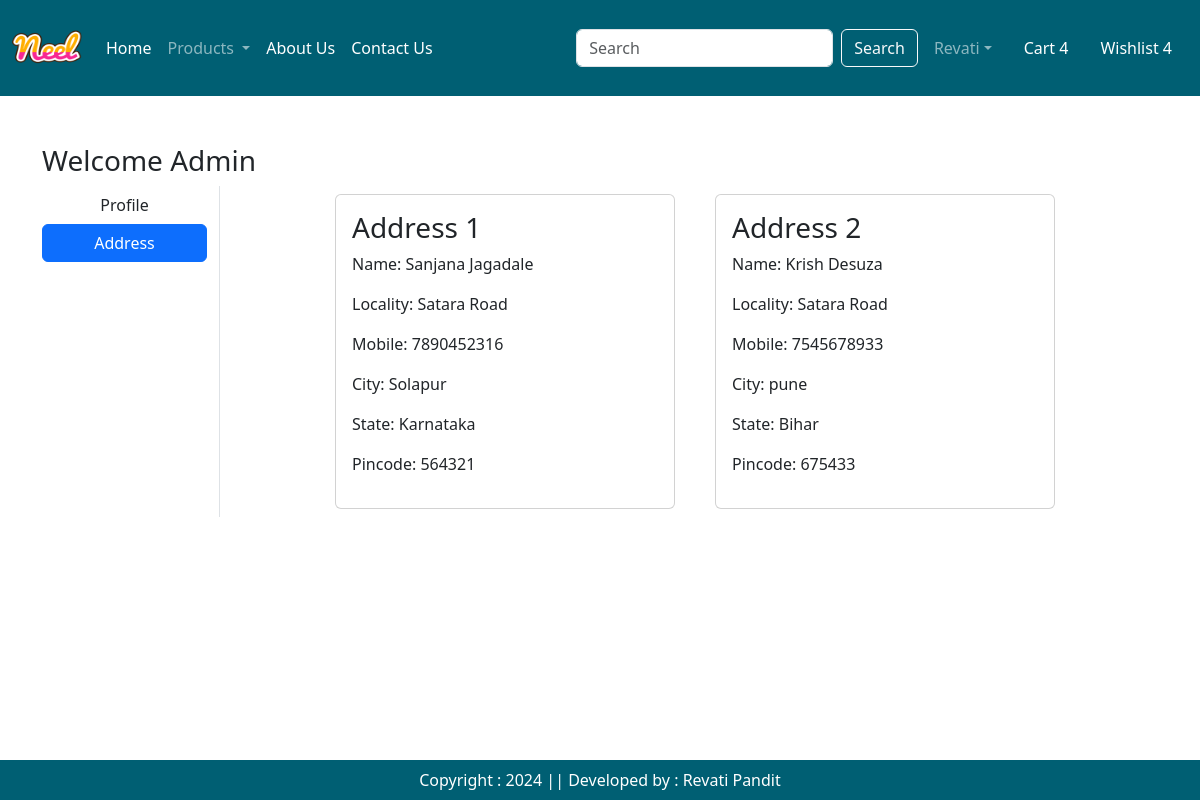
The page /address/ (signed in) on the database its author committed.
### app/models.py (models this page shows, shortened)
class Customer(models.Model):
    user = models.ForeignKey(User,on_delete=models.CASCADE)
    name = models.CharField(max_length=200)
    locality = models.CharField(max_length=200)
    city = models.CharField(max_length=50)
    mobile = models.IntegerField(default=0)
    zipcode = models.IntegerField()
    state = models.CharField(choices=STATE_CHOICES,max_length=100)

### app/views.py (the view)
# urls.py: path('address/', views.address, name='address'),
def address(request):
    add = Customer.objects.filter(user=request.user)
    return render(request, 'app/address.html',locals())

### app/templates/app/address.html (shortened to what this page needs)
{% extends 'app/base.html' %}
{% load static %}
{% block main-content %}
<div class="container my-5">
    <div class="row">
        <h3>Welcome <span class="text-capitalize">{{ request.user.username }}</span></h3>
        <div class="col-sm-2 border-end">
            <ul class="list-unstyled">
                <li class="d-grid"><a href="{% url 'profile' %}" class="btn ">Profile</a></li>
                <li class="d-grid"><a href="{% url 'address' %}" class="btn btn-primary">Address</a></li>
            </ul>
        </div>
        <div class="col-sm-8 offset-sm-1">
            <div class="row">
                {% for ad in add %}
                <div class="col-sm-6">
                    <div class="card m-2">
                        <div class="card-body">
                            <h3>Address {{ forloop.counter }}</h3>
                            <p>Name: {{ ad.name }}</p>
                            <p>Locality: {{ ad.locality }}</p>
                            <p>Mobile: {{ ad.mobile }}</p>
                            <p>City: {{ ad.city }}</p>
                            <p>State: {{ ad.state }}</p>
                            <p>Pincode: {{ ad.zipcode }}</p>
                        </div>
                    </div>
                </div>
                {% endfor %}
            </div>
        </div>
    </div>
</div>
{% endblock main-content %}

### rows shown on the page
Customer: name "Sanjana Jagadale", locality "Satara Road", mobile "7890452316", city "Solapur", state "Karnataka", zipcode "564321"
Customer: name "Krish Desuza", locality "Satara Road", mobile "7545678933", city "pune", state "Bihar", zipcode "675433"

### other values the page prints
{{ request.user.username }} "Admin"
